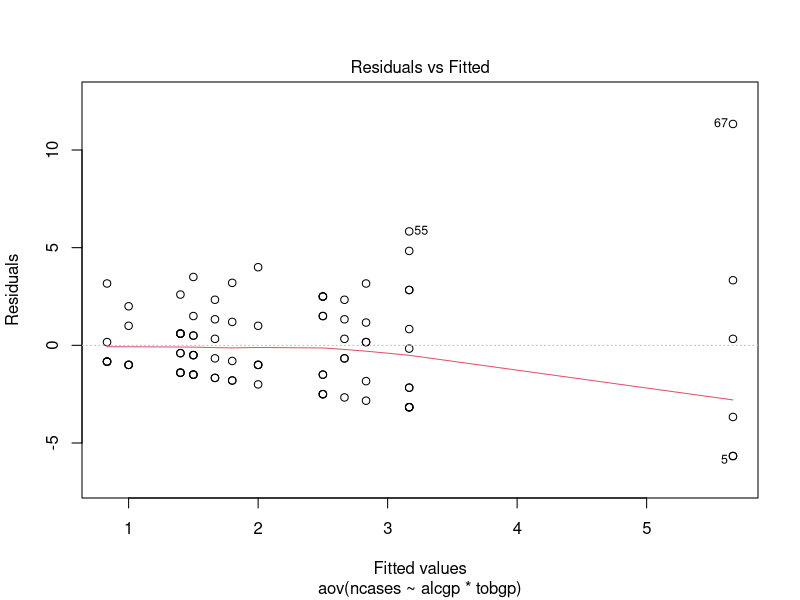
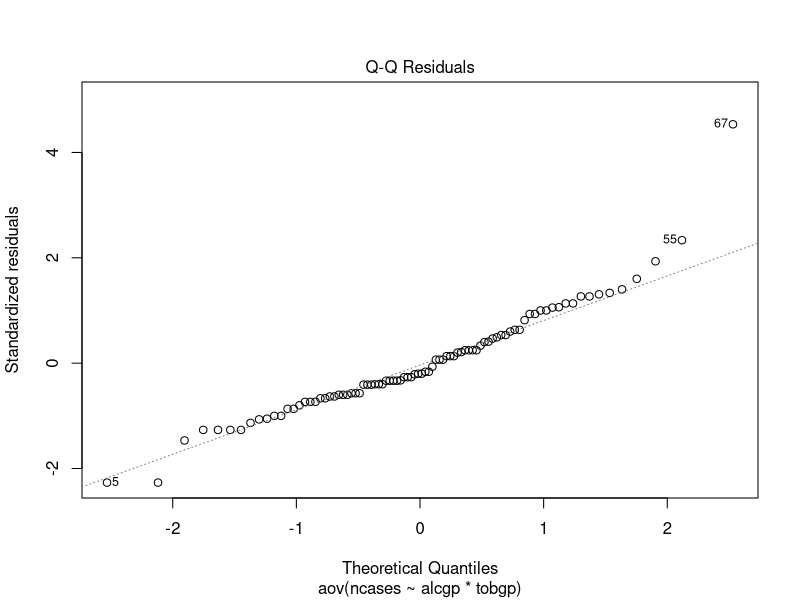
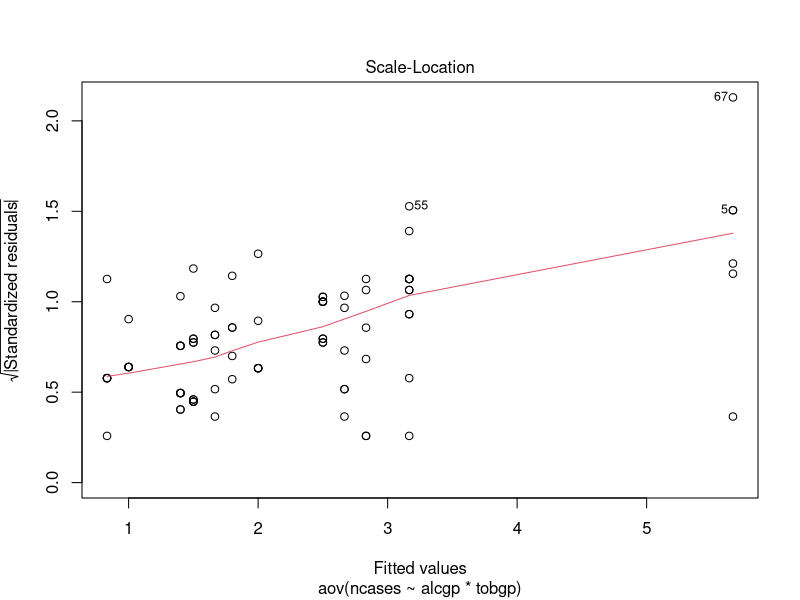
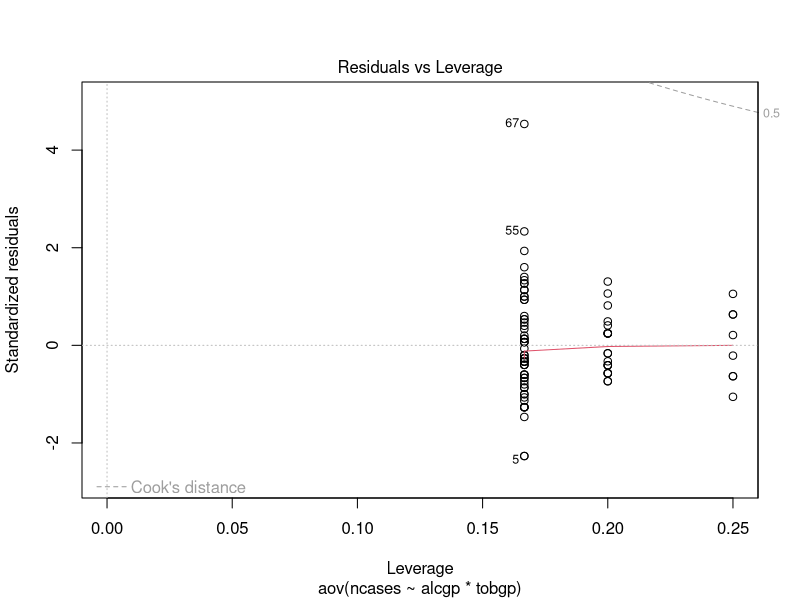
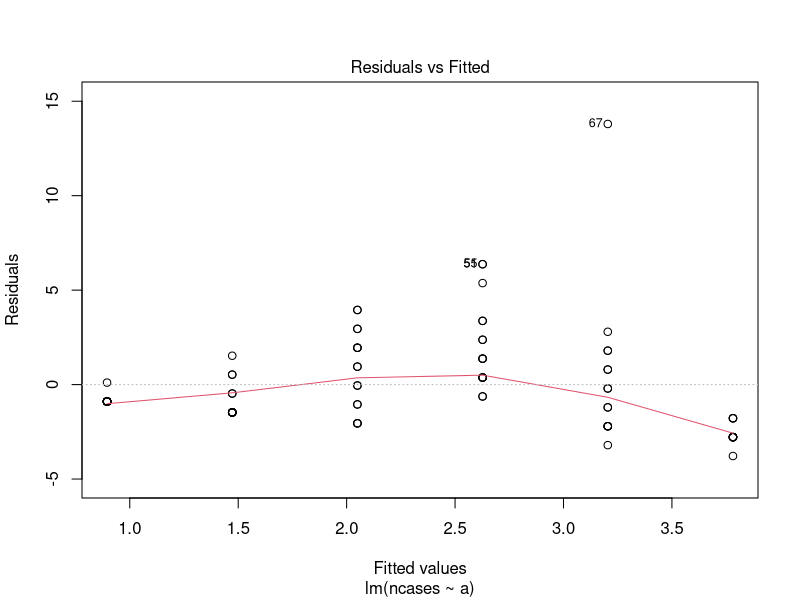
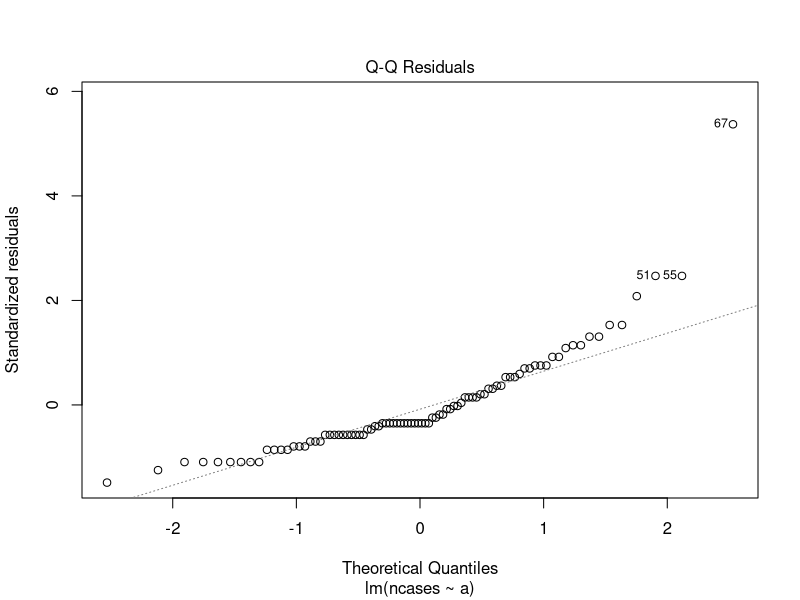
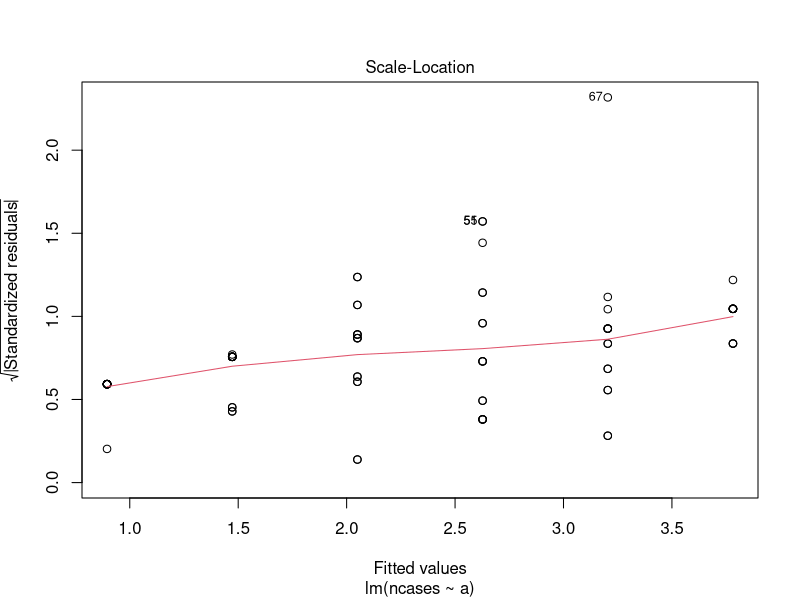
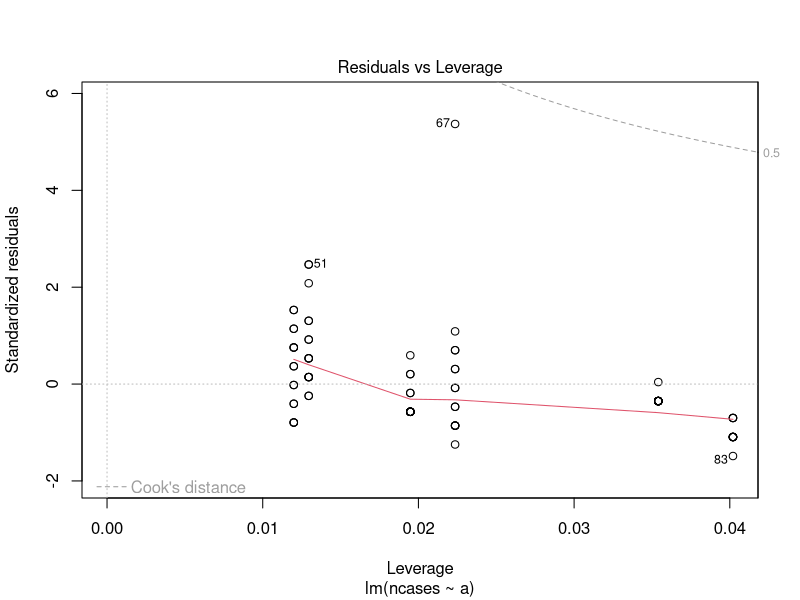

Recreate these plots in R, in order.
# Load data into data frame
df <- data.frame(datasets::esoph)

# Get overview
summary(df)

# Get first 6 rows
head(df)

# Get number of rows and columns
dim(df)

# Get number of cases for age 75+
sum(df[df['agegp'] == '75+', 'ncases'])

# Get number of cases for age 25-34
sum(df[df['agegp'] == '25-34', 'ncases'])

# Get number of cases for people who 
# do not smoke nor drink (or just casually)
sum(df[(df['tobgp'] == '0-9g/day') 
       & (df['alcgp'] =='0-39g/day'), 'ncases'])

# Get number of cases for people who 
# smoke and/or drink
sum(df[(df['tobgp'] != '0-9g/day') 
       & (df['alcgp'] !='0-39g/day'), 'ncases'])

# Do analysis of variance
model1 <- aov(ncases ~ alcgp*tobgp, data = df)
anova(model1)
plot(model1)

# Do analysis of variance
df['a'] = 1
df['a'][df['agegp'] == '35-44'] = 2
df['a'][df['agegp'] == '45-54'] = 3
df['a'][df['agegp'] == '55-64'] = 4
df['a'][df['agegp'] == '65-74'] = 5
df['a'][df['agegp'] == '75+'] = 6

modelLM = lm(ncases ~ a, data = df)
print(modelLM)
anova(modelLM)
plot(modelLM)
